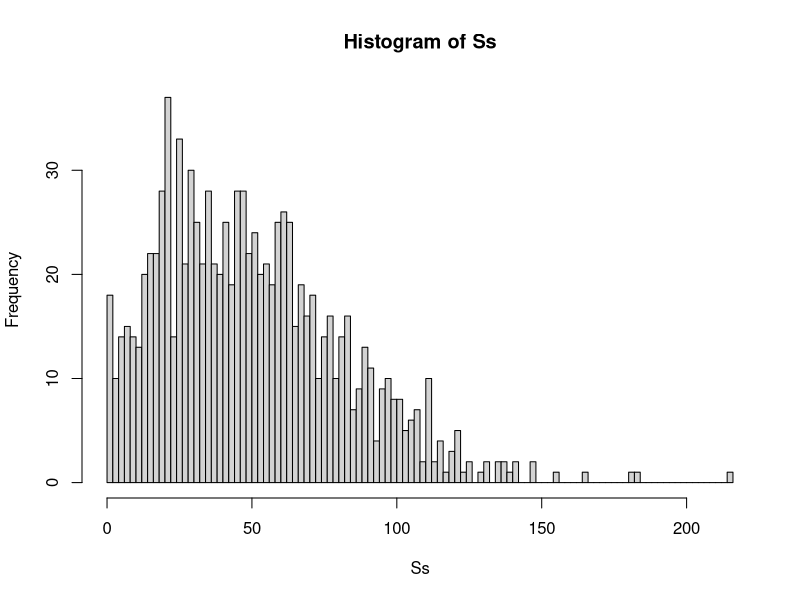

Source code (R):


SampleOneClaim <- function() {
  S <- 0
  N <- rpois(1, lambda=5)
  if (N >=1) {
    for (j in 1:N) {
      S <- S + rexp(1, rate=1/10)
    }
  }
  return(S)
}

SampleOneClaim()

Ss <- numeric(1000)
for (i in 1:1000) {
  Ss[i] <- SampleOneClaim()
}
Ss
hist(Ss, 100)


